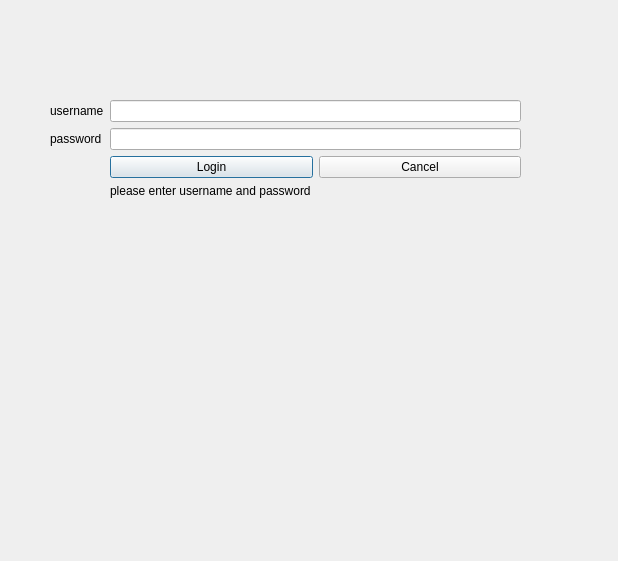
<?xml version="1.0" encoding="UTF-8"?>
<ui version="4.0">
 <class>LoginDialog</class>
 <widget class="QDialog" name="LoginDialog">
  <property name="geometry">
   <rect>
    <x>0</x>
    <y>0</y>
    <width>618</width>
    <height>561</height>
   </rect>
  </property>
  <property name="windowTitle">
   <string>设备管理系统 - 登录</string>
  </property>
  <widget class="QWidget" name="verticalLayoutWidget">
   <property name="geometry">
    <rect>
     <x>50</x>
     <y>100</y>
     <width>471</width>
     <height>321</height>
    </rect>
   </property>
   <layout class="QVBoxLayout" name="verticalLayout">
    <item>
     <layout class="QFormLayout" name="formLayout">
      <item row="0" column="0">
       <widget class="QLabel" name="label">
        <property name="text">
         <string>username</string>
        </property>
       </widget>
      </item>
      <item row="0" column="1">
       <widget class="QLineEdit" name="usernameEdit"/>
      </item>
      <item row="1" column="0">
       <widget class="QLabel" name="label_2">
        <property name="text">
         <string>&lt;html&gt;&lt;head/&gt;&lt;body&gt;&lt;p&gt;password&lt;/p&gt;&lt;/body&gt;&lt;/html&gt;</string>
        </property>
       </widget>
      </item>
      <item row="1" column="1">
       <widget class="QLineEdit" name="passwordEdit">
        <property name="layoutDirection">
         <enum>Qt::LeftToRight</enum>
        </property>
        <property name="echoMode">
         <enum>QLineEdit::Password</enum>
        </property>
       </widget>
      </item>
      <item row="3" column="1">
       <widget class="QLabel" name="statusLabel">
        <property name="text">
         <string>&lt;html&gt;&lt;head/&gt;&lt;body&gt;&lt;p&gt;please enter username and password&lt;/p&gt;&lt;/body&gt;&lt;/html&gt;</string>
        </property>
       </widget>
      </item>
      <item row="2" column="1">
       <layout class="QHBoxLayout" name="horizontalLayout">
        <item>
         <widget class="QPushButton" name="loginButton">
          <property name="text">
           <string>Login</string>
          </property>
          <property name="default">
           <bool>true</bool>
          </property>
         </widget>
        </item>
        <item>
         <widget class="QPushButton" name="cancelButton">
          <property name="text">
           <string>Cancel</string>
          </property>
         </widget>
        </item>
       </layout>
      </item>
     </layout>
    </item>
   </layout>
  </widget>
 </widget>
 <resources/>
 <connections/>
</ui>
